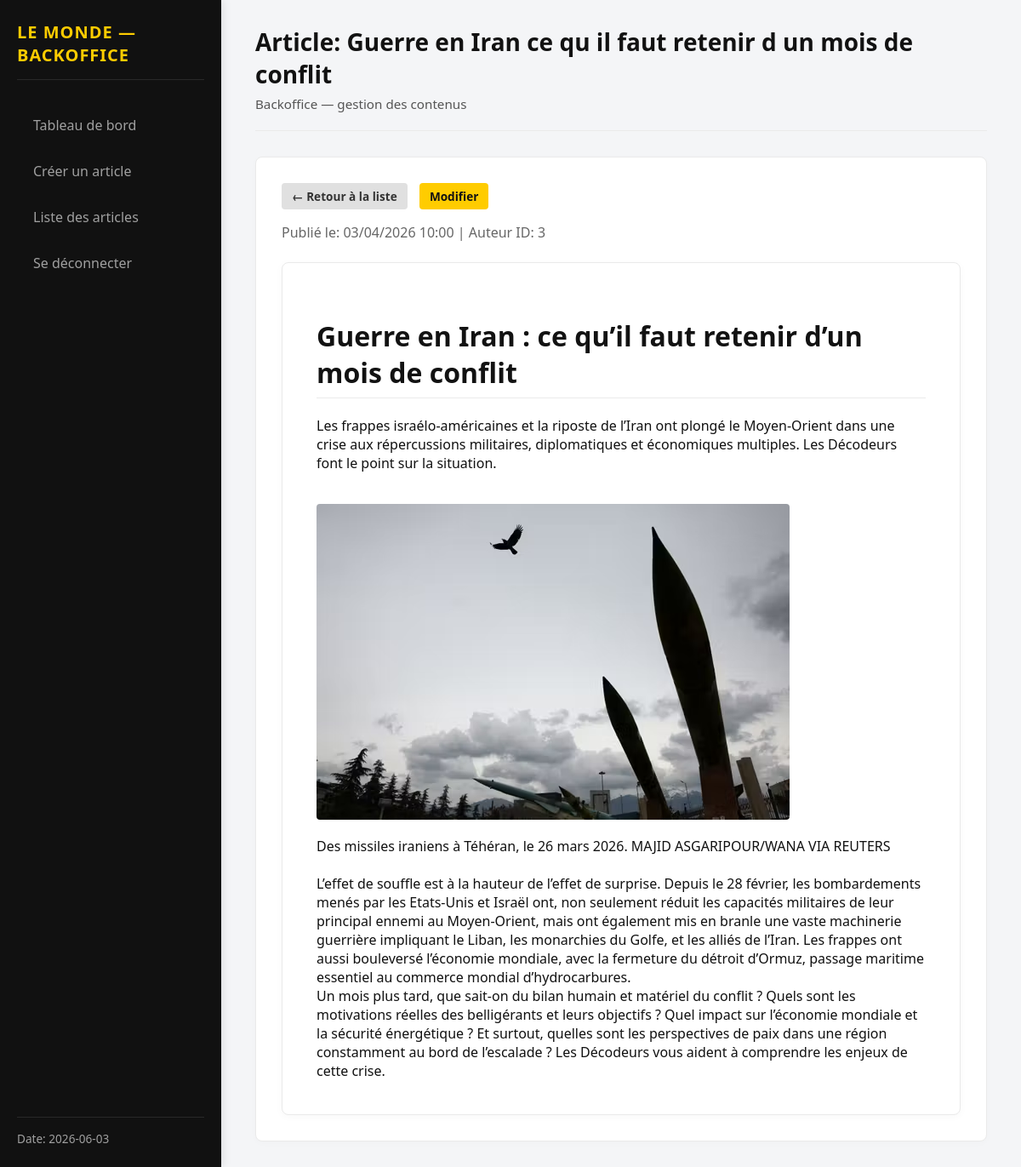
Screenshot of /backoffice/pages/article/view.php?id=2 with the database file from the repository.
### tables this page shows
CREATE TABLE IF NOT EXISTS articles (
    id INT AUTO_INCREMENT PRIMARY KEY,
    titre VARCHAR(255),
    html TEXT
);

### backoffice/utils/db.php (called while the page is built, shortened)
<?php
function getPDO(): PDO
{
    $host = getenv('DB_HOST') ?: getenv('MYSQL_HOST') ?: 'article_db';
    $port = getenv('DB_PORT') ?: '3306';
    $db   = getenv('DB_NAME') ?: getenv('MYSQL_DATABASE') ?: 'article_db';
    $user = getenv('DB_USER') ?: getenv('MYSQL_USER') ?: 'user';
    $pass = getenv('DB_PASS') ?: getenv('MYSQL_PASSWORD') ?: 'password';
    $charset = 'utf8mb4';
    $dsn = sprintf('mysql:host=%s;port=%s;dbname=%s;charset=%s', $host, $port, $db, $charset);
    $options = [
        PDO::ATTR_ERRMODE => PDO::ERRMODE_EXCEPTION,
        PDO::ATTR_DEFAULT_FETCH_MODE => PDO::FETCH_ASSOC,
        PDO::ATTR_EMULATE_PREPARES => false,
    ];
    try {
        return new PDO($dsn, $user, $pass, $options);
    } catch (PDOException $e) {
        throw new RuntimeException('Database connection failed: ' . $e->getMessage(), (int)$e->getCode(), $e);
    }
}

### backoffice/dao/ArticleDAO.php (called while the page is built, shortened)
<?php
require_once __DIR__ . '/../utils/db.php';
require_once __DIR__ . '/../models/Article.php';
class ArticleDAO
{
    protected $pdo;
    public function __construct($pdo = null)
    {
        $this->pdo = $pdo ?: getPDO();
    }
    public function findById($id)
    {
        try {
            $stmt = $this->pdo->prepare('SELECT * FROM articles WHERE id = :id');
            $stmt->execute([':id' => $id]);
            $row = $stmt->fetch();
            return $row ? Article::fromArray($row) : null;
        } catch (PDOException $e) {
            throw new RuntimeException('Failed to fetch article: ' . $e->getMessage());
        }
    }
}

### backoffice/models/Article.php (called while the page is built, shortened)
<?php
class Article
{
    public static function fromArray($row)
    {
        $a = new self();
        $a->id = isset($row['id']) ? (int)$row['id'] : null;
        $a->titre = isset($row['titre']) ? $row['titre'] : null;
        $a->html = isset($row['html']) ? $row['html'] : null;
        $a->date_publication = isset($row['date_publication']) ? $row['date_publication'] : null;
        $a->auteur = isset($row['auteur']) ? (int)$row['auteur'] : null;
        return $a;
    }
}

### backoffice/pages/article/view.php (the view, shortened to what this page needs)
<?php
require_once __DIR__ . '/../../dao/ArticleDAO.php';
$articleId = isset($_GET['id']) ? (int)$_GET['id'] : 0;
try {
    $dao = new ArticleDAO();
    $article = $dao->findById($articleId);
} catch (Exception $e) {
    header("Location: list.php?error=" . urlencode("Erreur de base de données."));
    exit;
}
if (!defined('LAYOUT_INCLUDED')) {
    $pageTitle = 'Article: ' . htmlspecialchars($article->titre);
    $contentFile = __FILE__;
    require __DIR__ . '/../layout.php';
    exit;
}
?>
<div style="margin-bottom: 15px;">
    <a href="list.php" class="btn" style="background:#e0e0e0; color:#333; padding: 6px 12px; font-size: 0.85rem; border-radius: 4px;">&larr; Retour à la liste</a>
    <a href="edit.php?id=<?= $article->id ?>" class="btn" style="margin-left: 10px; padding: 6px 12px; font-size: 0.85rem;">Modifier</a>
</div>
<div class="article-meta" style="margin-top: 1rem; color: #666;">
    <span>Publié le: <?= htmlspecialchars(date('d/m/Y H:i', strtotime($article->date_publication))) ?></span>
    <?php
    if ($article->auteur) {
        echo ' | <span>Auteur ID: ' . htmlspecialchars($article->auteur) . '</span>';
    }
    ?>
</div>
<div class="article-content">
    <?php
    echo $article->html;
    ?>
</div>

### backoffice/pages/layout.php (shortened to what this page needs)
<?php
$pagesDir = realpath(__DIR__ . '/pages');
?>
<!doctype html>
<html lang="fr">
<head>
  <link rel="stylesheet" href="/css/backoffice.css">
</head>
<body>
  <aside class="sidebar">
    <div class="brand">Le Monde — Backoffice</div>
    <nav class="nav">
      <a href="/backoffice/pages/accueil.php">Tableau de bord</a>
      <a href="/backoffice/pages/article/insert.php">Créer un article</a>
      <a href="/backoffice/pages/article/list.php">Liste des articles</a>
      <a href="/backoffice/traitement/login/traitement-logout.php">Se déconnecter</a>
    </nav>
    <div class="date-info">Date: <?php echo date('Y-m-d'); ?></div>
  </aside>
  <main class="content">
    <div class="header">
      <h1><?php echo htmlspecialchars($pageTitle); ?></h1>
      <small class="meta">Backoffice — gestion des contenus</small>
    </div>
    <div class="page-body">
      <?php
      $resolved = realpath($contentFile);
      if ($resolved && strpos($resolved, $pagesDir) === 0 && is_file($resolved)) {
          include $resolved;
      } else {
          echo '<p>Contenu introuvable ou chemin invalide (<code>' . htmlspecialchars($contentFile) . '</code>).</p>';
      }
      ?>
    </div>
  </main>
</body>
</html>

### css/backoffice.css (style rules this page uses)
:root { --bg-main: #f4f5f7; --bg-surface: #ffffff; --text-primary: #111111; --text-secondary: #555555; --brand-black: #121212; --brand-yellow: #ffcc00; --brand-yellow-hover: #e6b800; --border-color: #eaeaea; --sidebar-bg: #111111; --sidebar-text: #ffffff; --sidebar-text-muted: #a0a0a0; }
html, body { height: 100%; margin: 0; padding: 0; font-family: 'Segoe UI', Roboto, 'Helvetica Neue', Arial, sans-serif; background-color: var(--bg-main); color: var(--text-primary); display: flex; min-height: 100vh; }
h1, h2, h3, h4, h5, h6 { margin-top: 0; color: var(--brand-black); font-weight: 600; }
a { color: var(--brand-black); text-decoration: none; transition: all 0.2s ease; }
.sidebar { width: 260px; background: var(--sidebar-bg); color: var(--sidebar-text); padding: 24px 20px; box-sizing: border-box; display: flex; flex-direction: column; box-shadow: 2px 0 10px rgba(0, 0, 0, 0.1); z-index: 10; }
.brand { font-size: 1.25rem; font-weight: 700; margin-bottom: 30px; padding-bottom: 15px; border-bottom: 1px solid rgba(255, 255, 255, 0.1); color: var(--brand-yellow); text-transform: uppercase; letter-spacing: 1px; }
.nav { flex-grow: 1; }
.nav a { display: block; color: var(--sidebar-text-muted); padding: 12px 16px; margin-bottom: 8px; border-radius: 6px; font-weight: 500; border-left: 3px solid transparent; }
.sidebar .date-info { margin-top: auto; font-size: 0.85rem; color: var(--sidebar-text-muted); padding: 15px 0 0; border-top: 1px solid rgba(255, 255, 255, 0.1); }
.content { flex: 1; padding: 30px 40px; box-sizing: border-box; overflow-y: auto; }
.header { margin-bottom: 30px; padding-bottom: 20px; border-bottom: 1px solid var(--border-color); }
.header h1 { font-size: 1.75rem; margin-bottom: 5px; }
.header .meta { color: var(--text-secondary); font-size: 0.95rem; }
.page-body { background: var(--bg-surface); border: 1px solid var(--border-color); padding: 30px; border-radius: 8px; box-shadow: 0 2px 8px rgba(0, 0, 0, 0.02); }
.btn, button, input[type="submit"] { background-color: var(--brand-yellow); color: var(--brand-black); border: none; padding: 10px 20px; font-size: 0.95rem; font-weight: 600; border-radius: 4px; cursor: pointer; transition: background-color 0.2s; display: inline-block; }

### backoffice/pages/article/view.php (style rules this page uses)
.article-content { background-color: var(--bg-surface); border: 1px solid var(--border-color); border-radius: 8px; padding: 2.5rem; margin-top: 1.5rem; box-shadow: 0 2px 10px rgba(0, 0, 0, 0.03); }
.article-content h1, .article-content h2, .article-content h3 { border-bottom: 1px solid var(--border-color); padding-bottom: 0.5rem; margin-top: 1.5rem; }
.article-content img { max-width: 100%; height: auto; border-radius: 4px; margin: 15px 0; }

### rows the page displays
articles: titre "Article: Guerre en Iran ce qu il faut retenir d un mois de conflit", date_publication "03/04/2026 10:00", auteur "3", html "Guerre en Iran : ce qu’il faut retenir d’un mois de conflit Les frappes israélo-américaines et la riposte de l’Iran ont plongé le Moyen-Orient dans une crise aux répercussions militaires, diplomatiques et économiques multiples. Les Décodeurs font le point sur la situation. Des missiles iraniens à Téhéran, le 26 mars 2026. MAJID ASGARIPOUR/WANA VIA REUTERS L’effet de souffle est à la hauteur de l’effet de surprise. Depuis le 28 février, les bombardements menés par les Etats-Unis et Israël ont, non seulement réduit les capacités militaires de leur principal ennemi au Moyen-Orient, mais ont également mis en branle une vaste machinerie guerrière impliquant le Liban, les monarchies du Golfe, et…", html (picture)
